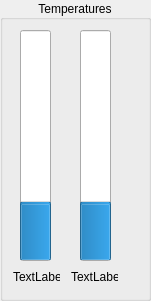
   <widget class="QGroupBox" name="groupBox_2">
    <property name="geometry">
     <rect>
      <x>10</x>
      <y>100</y>
      <width>151</width>
      <height>301</height>
     </rect>
    </property>
    <property name="title">
     <string>Temperatures</string>
    </property>
    <property name="alignment">
     <set>Qt::AlignCenter</set>
    </property>
    <widget class="QProgressBar" name="progressBar">
     <property name="geometry">
      <rect>
       <x>20</x>
       <y>30</y>
       <width>31</width>
       <height>231</height>
      </rect>
     </property>
     <property name="value">
      <number>24</number>
     </property>
     <property name="orientation">
      <enum>Qt::Vertical</enum>
     </property>
    </widget>
    <widget class="QProgressBar" name="progressBar_2">
     <property name="geometry">
      <rect>
       <x>80</x>
       <y>30</y>
       <width>31</width>
       <height>231</height>
      </rect>
     </property>
     <property name="value">
      <number>24</number>
     </property>
     <property name="orientation">
      <enum>Qt::Vertical</enum>
     </property>
    </widget>
    <widget class="QLabel" name="label_3">
     <property name="geometry">
      <rect>
       <x>13</x>
       <y>270</y>
       <width>47</width>
       <height>13</height>
      </rect>
     </property>
     <property name="text">
      <string>TextLabel</string>
     </property>
    </widget>
    <widget class="QLabel" name="label_4">
     <property name="geometry">
      <rect>
       <x>71</x>
       <y>270</y>
       <width>47</width>
       <height>13</height>
      </rect>
     </property>
     <property name="text">
      <string>TextLabel</string>
     </property>
    </widget>
   </widget>
